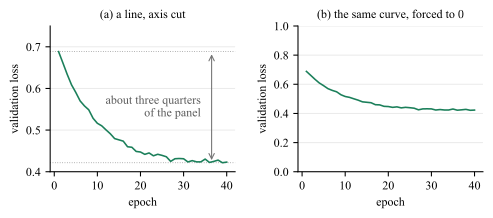

Python code for this plot:
# --- Match LaTeX document: Times New Roman, 10pt, textwidth=7in ---
# The other half of the baseline argument: when a cut axis is the right call, and what
# forcing zero costs when it is not. (a) is the loss curve of the old plot_baseline
# panel (c), unchanged, on the range its own values occupy. (b) is the identical curve
# forced onto 0 to 1, where the plateau the reader is asked to judge gets less page than
# a reader can resolve.
#
# The limits of (a) are not merely legal, they are chosen: 0.40 to 0.75 leaves the curve
# filling three quarters of the panel, the top of the two thirds to three quarters band
# the section recommends, with the extremes off the frame rather than on it. The marked
# span in the panel is that fill, and the print block measures every panel against the
# band rather than asserting it.
import numpy as np
import matplotlib.pyplot as plt

plt.rcParams.update({
    'font.family': 'serif',
    'font.serif': ['Times New Roman'],
    'font.size': 10,
    'axes.titlesize': 9,
    'axes.labelsize': 9,
    'xtick.labelsize': 9,
    'ytick.labelsize': 9,
    'mathtext.fontset': 'cm',
})

C_LINE = '#1B7F5A'

# --- the loss record, exactly as plot_baseline drew it --------------------------
epoch = np.arange(1, 41)
rng = np.random.default_rng(7)
val = 0.42 + 0.30 * np.exp(-epoch / 9) + rng.normal(0, 0.004, epoch.size)
CUT_LO, CUT_HI = 0.40, 0.75
BAND = (2 / 3, 3 / 4)                        # the share of the panel the data should fill
TAIL = 20                                    # the plateau the reader is asked to judge

fig, axes = plt.subplots(1, 2, figsize=(4.9, 2.3))
fig.subplots_adjust(left=0.07, right=0.99, top=0.87, bottom=0.21, wspace=0.34)

# --- (a) a line encodes position, so the axis may be cut -------------------------
ax = axes[0]
ax.plot(epoch, val, '-', lw=1.2, color=C_LINE)
ax.set_ylim(CUT_LO, CUT_HI)
ax.set_xlabel('epoch')
ax.set_ylabel('validation loss')
ax.set_title('(a) a line, axis cut')

# --- and the fill those limits were chosen for --------------------------------------
lo, hi = val.min(), val.max()
for level in (lo, hi):
    ax.axhline(level, color='0.55', lw=0.6, ls=(0, (1, 2)), zorder=1)
ax.annotate('', xy=(36.5, lo), xytext=(36.5, hi),
            arrowprops=dict(arrowstyle='<->', lw=0.8, color='0.45'))
ax.text(34.0, (lo + hi) / 2, 'about three quarters\nof the panel', fontsize=9,
        color='0.35', ha='right', va='center')

# --- (b) the same curve forced onto a zero baseline ------------------------------
ax = axes[1]
ax.plot(epoch, val, '-', lw=1.2, color=C_LINE)
ax.set_ylim(0, 1)
ax.set_xlabel('epoch')
ax.set_ylabel('validation loss')
ax.set_title('(b) the same curve, forced to $0$')

for ax in axes:
    ax.grid(True, axis='y', alpha=0.25)
    for side in ('top', 'right'):
        ax.spines[side].set_visible(False)

basename = 'plot_cutaxis'
plt.savefig(f'{basename}.pdf', bbox_inches='tight')
plt.savefig(f'{basename}.svg', bbox_inches='tight')
plt.savefig(f'{basename}.jpeg', dpi=300, bbox_inches='tight')
print(f'Saved {basename}.pdf, {basename}.svg, {basename}.jpeg')

# --- what forcing zero costs, in millimetres on the printed page -----------------
fig.canvas.draw()
print(f'loss runs {val.min():.3f} to {val.max():.3f} over {epoch.size} epochs')
tail = val[-TAIL:]
span_tail = np.ptp(tail)
print(f'the last {TAIL} epochs move by {span_tail:.3f}, from {tail.max():.3f} to '
      f'{tail.min():.3f}')
for name, ax, lo, hi in [('(a)', axes[0], CUT_LO, CUT_HI), ('(b)', axes[1], 0.0, 1.0)]:
    h_mm = ax.get_window_extent().height / fig.dpi * 25.4
    frac = np.ptp(val) / (hi - lo)
    below, above = (val.min() - lo) / (hi - lo), (hi - val.max()) / (hi - lo)
    print(f'  {name} axis {lo:g} to {hi:g}: panel {h_mm:.1f} mm tall, the whole curve '
          f'occupies {frac:.0%} of it against the recommended {BAND[0]:.0%} to '
          f'{BAND[1]:.0%},\n      {below:.0%} of the panel is left below the curve and '
          f'{above:.0%} above it, and the last {TAIL} epochs get '
          f'{span_tail / (hi - lo) * h_mm:.2f} mm')
